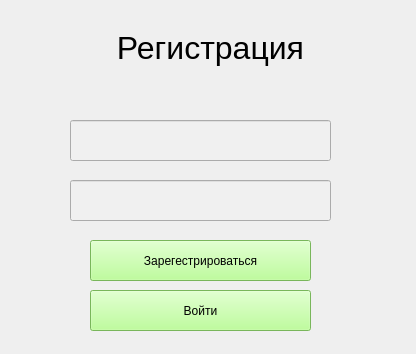
<?xml version="1.0" encoding="UTF-8"?>
<ui version="4.0">
 <class>login</class>
 <widget class="QWidget" name="login">
  <property name="geometry">
   <rect>
    <x>0</x>
    <y>0</y>
    <width>416</width>
    <height>354</height>
   </rect>
  </property>
  <property name="windowTitle">
   <string>Form</string>
  </property>
  <widget class="QPushButton" name="pushButton">
   <property name="geometry">
    <rect>
     <x>90</x>
     <y>240</y>
     <width>221</width>
     <height>41</height>
    </rect>
   </property>
   <property name="styleSheet">
    <string notr="true">background-color: rgb(185, 198, 241);
background-color: rgb(170, 255, 127);
</string>
   </property>
   <property name="text">
    <string>Зарегестрироваться</string>
   </property>
  </widget>
  <widget class="QPushButton" name="pushButton_2">
   <property name="geometry">
    <rect>
     <x>90</x>
     <y>290</y>
     <width>221</width>
     <height>41</height>
    </rect>
   </property>
   <property name="styleSheet">
    <string notr="true">background-color: rgb(185, 198, 241);
background-color: rgb(170, 255, 127);
</string>
   </property>
   <property name="text">
    <string>Войти</string>
   </property>
  </widget>
  <widget class="QWidget" name="layoutWidget">
   <property name="geometry">
    <rect>
     <x>10</x>
     <y>30</y>
     <width>401</width>
     <height>73</height>
    </rect>
   </property>
   <layout class="QGridLayout" name="gridLayout">
    <item row="0" column="0">
     <widget class="QLabel" name="label">
      <property name="text">
       <string>&lt;html&gt;&lt;head/&gt;&lt;body&gt;&lt;p align=&quot;center&quot;&gt;&lt;span style=&quot; font-size:24pt;&quot;&gt;Регистрация&lt;/span&gt;&lt;/p&gt;&lt;/body&gt;&lt;/html&gt;</string>
      </property>
     </widget>
    </item>
    <item row="1" column="0">
     <widget class="QLabel" name="label_2">
      <property name="text">
       <string>&lt;html&gt;&lt;head/&gt;&lt;body&gt;&lt;p align=&quot;center&quot;&gt;&lt;br/&gt;&lt;/p&gt;&lt;/body&gt;&lt;/html&gt;</string>
      </property>
     </widget>
    </item>
   </layout>
  </widget>
  <widget class="QLineEdit" name="lineEdit_2">
   <property name="geometry">
    <rect>
     <x>70</x>
     <y>180</y>
     <width>261</width>
     <height>41</height>
    </rect>
   </property>
   <property name="styleSheet">
    <string notr="true">background-color: rgb(240, 240, 240);</string>
   </property>
  </widget>
  <widget class="QLineEdit" name="lineEdit">
   <property name="geometry">
    <rect>
     <x>70</x>
     <y>120</y>
     <width>261</width>
     <height>41</height>
    </rect>
   </property>
   <property name="styleSheet">
    <string notr="true">background-color: rgb(240, 240, 240);</string>
   </property>
  </widget>
 </widget>
 <resources/>
 <connections/>
</ui>
